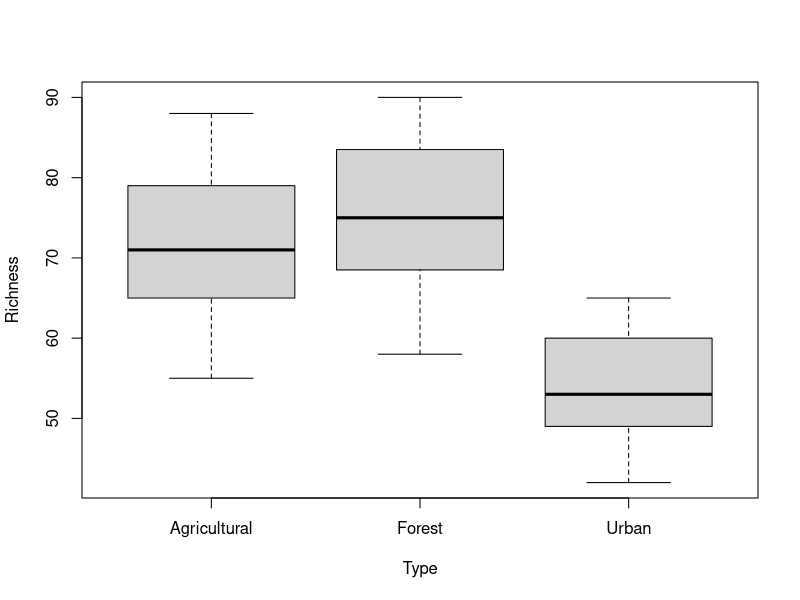
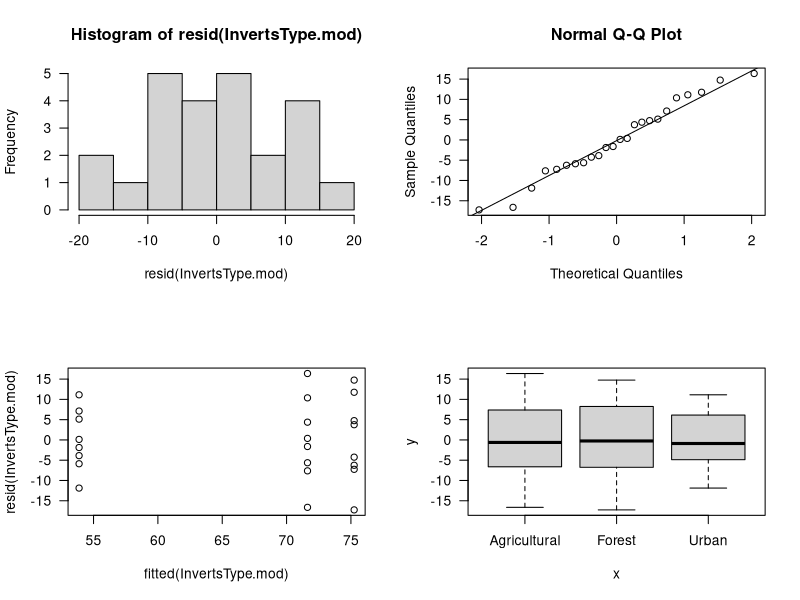
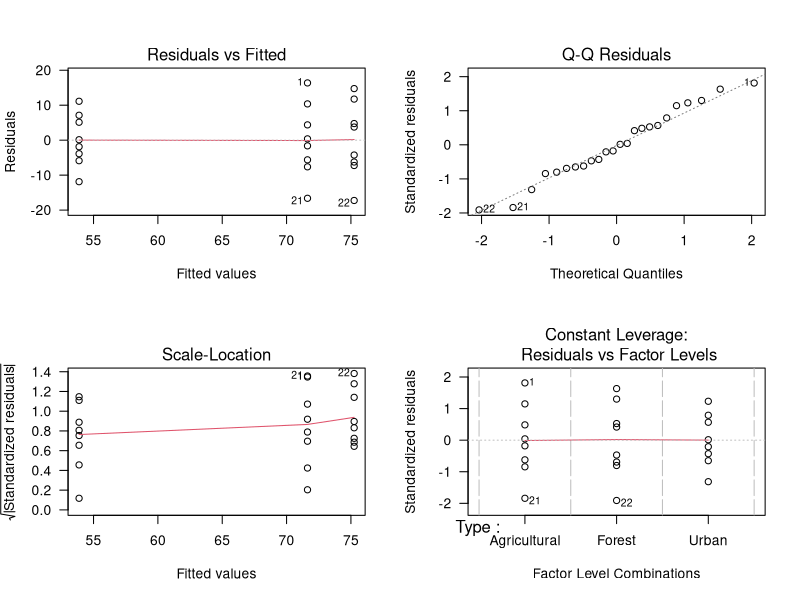
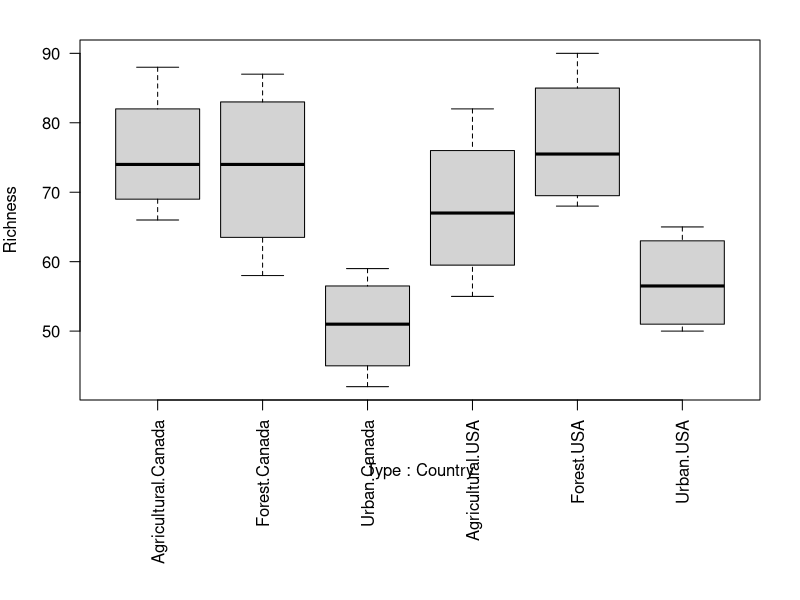

Write the R code that produced these figures, in order. (Note: this script raises an error after producing the figures.)
## ---- chunk 1
## Load packages that would theoretically have been loaded during previous lessons, to allow for functioning as a standalone script
library("dplyr")
library("tidyr")
## ---- chunk 2
# Read in Inverts data (first introduced in functions lesson)
Inverts <- read.csv(file="../Data/Inverts.csv", stringsAsFactors=TRUE, header=TRUE)
## ---- chunk 3
plot(Richness ~ Type, data=Inverts)
## ---- chunk 4
# Set default values to op to be able to re-set later; set current values to contr.helmert for unordered factors and contr.poly for ordered factors.
op <- options(contrasts = c(unordered="contr.helmert", ordered="contr.poly")) 

# Check contrasts in current settings, if you'd like
options()$contrasts
## ---- chunk 5
InvertsType.mod <- aov(Richness ~ Type, data=Inverts)
## ---- chunk 6
summary(InvertsType.mod)
## ---- chunk 7
TukeyHSD(InvertsType.mod)
## ---- chunk 8
par(mfrow=c(2,2))  # Set plot layout
hist(resid(InvertsType.mod), las=1)  # Look at distribution of residuals
qqnorm(resid(InvertsType.mod), las=1)  # Compare distribution of residuals to a normal distribution
qqline(resid(InvertsType.mod))
plot(fitted(InvertsType.mod), resid(InvertsType.mod), las=1)  # Do the residuals vary by fitted values?
plot(Inverts$Type, resid(InvertsType.mod), las=1)  # Do the residuals vary by group?
par(mfrow=c(1,1))  # Re-set plot layout
## ---- chunk 9
par(mfrow=c(2,2))  # Set plot layout for 4 plots
plot(InvertsType.mod, las=1)  # Plot residuals for our ANOVA
par(mfrow=c(1,1))  # Re-set plot layout
## ---- chunk 10
p <- par(mar=c(10,4,2,2))  # Save current parameters and re-set margins to allow for long x-axis labels
boxplot(Richness ~ Type + Country, data=Inverts, las=2)
par(p)  # Reset margins
## ---- chunk 11
Inverts2way.mod <- aov(Richness ~ Type * Country, data=Inverts)
summary(Inverts2way.mod)  # F-test with Type I Sum of Squares (probably not appropriate!)
## ---- chunk 12
drop1(Inverts2way.mod, scope = ~., test="F")  # The scope argument designates the terms to be dropped; the . means all of them.

library("car")
Anova(Inverts2way.mod, type="III")  # Specify Type III SS
## ---- chunk 13
library("lsmeans")
cld(lsmeans(Inverts2way.mod, specs="Type"), alpha=0.05, adjust="tukey", Letters=letters) # Which Types vary from the others, using a Tukey tets?
## ---- chunk 14
par(mfrow=c(2,2))  # Set plot layout
plot(Inverts2way.mod, las=1)
par(mfrow=c(1,1))  # Re-set plot layout
